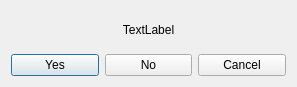
<?xml version="1.0" encoding="UTF-8"?>
<ui version="4.0">
 <class>Dialog</class>
 <widget class="QDialog" name="Dialog">
  <property name="geometry">
   <rect>
    <x>0</x>
    <y>0</y>
    <width>297</width>
    <height>87</height>
   </rect>
  </property>
  <property name="windowTitle">
   <string>Dialog</string>
  </property>
  <layout class="QVBoxLayout" name="verticalLayout_2">
   <item>
    <layout class="QVBoxLayout" name="verticalLayout">
     <item>
      <widget class="QLabel" name="text_label">
       <property name="text">
        <string>TextLabel</string>
       </property>
       <property name="alignment">
        <set>Qt::AlignCenter</set>
       </property>
      </widget>
     </item>
     <item>
      <layout class="QHBoxLayout" name="horizontalLayout">
       <item>
        <widget class="QPushButton" name="b1_pushButton">
         <property name="text">
          <string>Yes</string>
         </property>
        </widget>
       </item>
       <item>
        <widget class="QPushButton" name="b2_pushButton">
         <property name="text">
          <string>No</string>
         </property>
        </widget>
       </item>
       <item>
        <widget class="QPushButton" name="b3_pushButton">
         <property name="text">
          <string>Cancel</string>
         </property>
        </widget>
       </item>
      </layout>
     </item>
    </layout>
   </item>
  </layout>
 </widget>
 <resources/>
 <connections/>
</ui>
